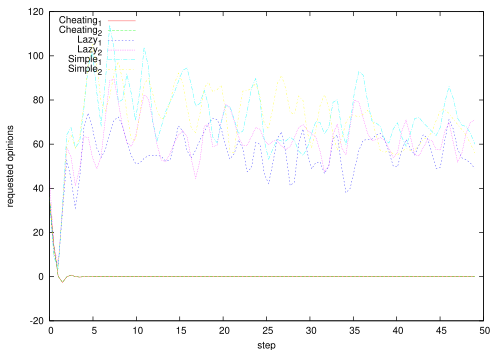

gnuplot code for this plot:
#!/usr/bin/gnuplot -persist
set datafile separator ","
#set title "Simulation Result"
set xlabel "step"
set ylabel "requested opinions"
set key top left
set terminal postscript eps color enhanced
set output "experiment4/partners.eps"
plot "experiment4/agents-partners/Cheating_1" title "Cheating_1" smooth csplines,\
     "experiment4/agents-partners/Cheating_2" title "Cheating_2" smooth csplines,\
     "experiment4/agents-partners/Lazy_1" title "Lazy_1" smooth csplines,\
     "experiment4/agents-partners/Lazy_2" title "Lazy_2" smooth csplines,\
     "experiment4/agents-partners/Simple_1" title "Simple_1" smooth csplines,\
     "experiment4/agents-partners/Simple_2" title "Simple_2" smooth csplines
